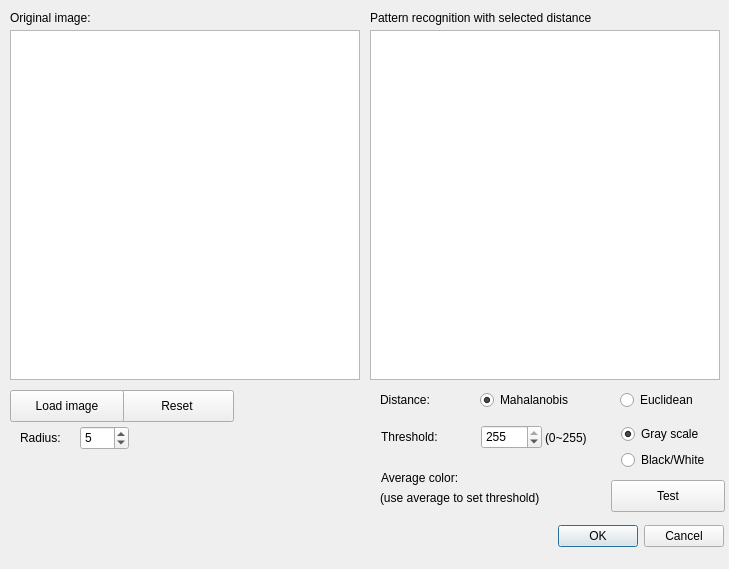
<?xml version="1.0" encoding="UTF-8"?>
<ui version="4.0">
 <class>Dialog</class>
 <widget class="QDialog" name="Dialog">
  <property name="geometry">
   <rect>
    <x>0</x>
    <y>0</y>
    <width>729</width>
    <height>569</height>
   </rect>
  </property>
  <property name="windowTitle">
   <string>Mahalanobis</string>
  </property>
  <widget class="QDialogButtonBox" name="buttonBox">
   <property name="geometry">
    <rect>
     <x>383</x>
     <y>520</y>
     <width>341</width>
     <height>32</height>
    </rect>
   </property>
   <property name="orientation">
    <enum>Qt::Horizontal</enum>
   </property>
   <property name="standardButtons">
    <set>QDialogButtonBox::Cancel|QDialogButtonBox::Ok</set>
   </property>
  </widget>
  <widget class="QGraphicsView" name="originalGV">
   <property name="geometry">
    <rect>
     <x>10</x>
     <y>30</y>
     <width>350</width>
     <height>350</height>
    </rect>
   </property>
   <property name="mouseTracking">
    <bool>true</bool>
   </property>
   <property name="verticalScrollBarPolicy">
    <enum>Qt::ScrollBarAlwaysOff</enum>
   </property>
   <property name="horizontalScrollBarPolicy">
    <enum>Qt::ScrollBarAlwaysOff</enum>
   </property>
  </widget>
  <widget class="QGraphicsView" name="patternGV">
   <property name="geometry">
    <rect>
     <x>370</x>
     <y>30</y>
     <width>350</width>
     <height>350</height>
    </rect>
   </property>
   <property name="mouseTracking">
    <bool>true</bool>
   </property>
   <property name="verticalScrollBarPolicy">
    <enum>Qt::ScrollBarAlwaysOff</enum>
   </property>
   <property name="horizontalScrollBarPolicy">
    <enum>Qt::ScrollBarAlwaysOff</enum>
   </property>
  </widget>
  <widget class="QLabel" name="label">
   <property name="geometry">
    <rect>
     <x>10</x>
     <y>10</y>
     <width>101</width>
     <height>16</height>
    </rect>
   </property>
   <property name="text">
    <string>Original image:</string>
   </property>
  </widget>
  <widget class="QLabel" name="label_2">
   <property name="geometry">
    <rect>
     <x>370</x>
     <y>10</y>
     <width>291</width>
     <height>16</height>
    </rect>
   </property>
   <property name="text">
    <string>Pattern recognition with selected distance</string>
   </property>
  </widget>
  <widget class="QPushButton" name="testBtn">
   <property name="geometry">
    <rect>
     <x>611</x>
     <y>480</y>
     <width>114</width>
     <height>32</height>
    </rect>
   </property>
   <property name="text">
    <string>Test</string>
   </property>
  </widget>
  <widget class="QPushButton" name="resetBtn">
   <property name="geometry">
    <rect>
     <x>120</x>
     <y>390</y>
     <width>114</width>
     <height>32</height>
    </rect>
   </property>
   <property name="text">
    <string>Reset</string>
   </property>
  </widget>
  <widget class="QPushButton" name="loadBtn">
   <property name="geometry">
    <rect>
     <x>10</x>
     <y>390</y>
     <width>114</width>
     <height>32</height>
    </rect>
   </property>
   <property name="text">
    <string>Load image</string>
   </property>
  </widget>
  <widget class="QLabel" name="label_5">
   <property name="geometry">
    <rect>
     <x>381</x>
     <y>429</y>
     <width>71</width>
     <height>16</height>
    </rect>
   </property>
   <property name="text">
    <string>Threshold:</string>
   </property>
  </widget>
  <widget class="QSpinBox" name="threshold">
   <property name="geometry">
    <rect>
     <x>481</x>
     <y>425</y>
     <width>61</width>
     <height>24</height>
    </rect>
   </property>
   <property name="maximum">
    <number>255</number>
   </property>
   <property name="value">
    <number>255</number>
   </property>
  </widget>
  <widget class="QRadioButton" name="blackwhite">
   <property name="geometry">
    <rect>
     <x>621</x>
     <y>450</y>
     <width>102</width>
     <height>20</height>
    </rect>
   </property>
   <property name="text">
    <string>Black/White</string>
   </property>
  </widget>
  <widget class="QRadioButton" name="grayscale">
   <property name="geometry">
    <rect>
     <x>621</x>
     <y>424</y>
     <width>102</width>
     <height>20</height>
    </rect>
   </property>
   <property name="text">
    <string>Gray scale</string>
   </property>
   <property name="checked">
    <bool>true</bool>
   </property>
  </widget>
  <widget class="QLabel" name="label_6">
   <property name="geometry">
    <rect>
     <x>545</x>
     <y>430</y>
     <width>51</width>
     <height>16</height>
    </rect>
   </property>
   <property name="text">
    <string>(0~255)</string>
   </property>
  </widget>
  <widget class="QLabel" name="label_7">
   <property name="geometry">
    <rect>
     <x>20</x>
     <y>430</y>
     <width>62</width>
     <height>16</height>
    </rect>
   </property>
   <property name="text">
    <string>Radius:</string>
   </property>
  </widget>
  <widget class="QSpinBox" name="radius">
   <property name="geometry">
    <rect>
     <x>80</x>
     <y>426</y>
     <width>49</width>
     <height>24</height>
    </rect>
   </property>
   <property name="minimum">
    <number>1</number>
   </property>
   <property name="value">
    <number>5</number>
   </property>
  </widget>
  <widget class="QLabel" name="label_3">
   <property name="geometry">
    <rect>
     <x>381</x>
     <y>470</y>
     <width>101</width>
     <height>16</height>
    </rect>
   </property>
   <property name="text">
    <string>Average color:</string>
   </property>
  </widget>
  <widget class="QLabel" name="avg">
   <property name="geometry">
    <rect>
     <x>483</x>
     <y>469</y>
     <width>62</width>
     <height>16</height>
    </rect>
   </property>
   <property name="text">
    <string/>
   </property>
  </widget>
  <widget class="QLabel" name="label_4">
   <property name="geometry">
    <rect>
     <x>380</x>
     <y>490</y>
     <width>201</width>
     <height>16</height>
    </rect>
   </property>
   <property name="text">
    <string>(use average to set threshold)</string>
   </property>
  </widget>
  <widget class="QLabel" name="label_8">
   <property name="geometry">
    <rect>
     <x>380</x>
     <y>392</y>
     <width>71</width>
     <height>16</height>
    </rect>
   </property>
   <property name="text">
    <string>Distance:</string>
   </property>
  </widget>
  <widget class="QFrame" name="distance">
   <property name="geometry">
    <rect>
     <x>450</x>
     <y>390</y>
     <width>271</width>
     <height>21</height>
    </rect>
   </property>
   <property name="frameShape">
    <enum>QFrame::NoFrame</enum>
   </property>
   <property name="frameShadow">
    <enum>QFrame::Raised</enum>
   </property>
   <widget class="QRadioButton" name="mahalanobis">
    <property name="geometry">
     <rect>
      <x>30</x>
      <y>0</y>
      <width>102</width>
      <height>20</height>
     </rect>
    </property>
    <property name="text">
     <string>Mahalanobis</string>
    </property>
    <property name="checked">
     <bool>true</bool>
    </property>
   </widget>
   <widget class="QRadioButton" name="euclidean">
    <property name="geometry">
     <rect>
      <x>170</x>
      <y>0</y>
      <width>102</width>
      <height>20</height>
     </rect>
    </property>
    <property name="text">
     <string>Euclidean</string>
    </property>
   </widget>
  </widget>
 </widget>
 <resources/>
 <connections>
  <connection>
   <sender>buttonBox</sender>
   <signal>accepted()</signal>
   <receiver>Dialog</receiver>
   <slot>accept()</slot>
   <hints>
    <hint type="sourcelabel">
     <x>248</x>
     <y>254</y>
    </hint>
    <hint type="destinationlabel">
     <x>157</x>
     <y>274</y>
    </hint>
   </hints>
  </connection>
  <connection>
   <sender>buttonBox</sender>
   <signal>rejected()</signal>
   <receiver>Dialog</receiver>
   <slot>reject()</slot>
   <hints>
    <hint type="sourcelabel">
     <x>316</x>
     <y>260</y>
    </hint>
    <hint type="destinationlabel">
     <x>286</x>
     <y>274</y>
    </hint>
   </hints>
  </connection>
 </connections>
</ui>
